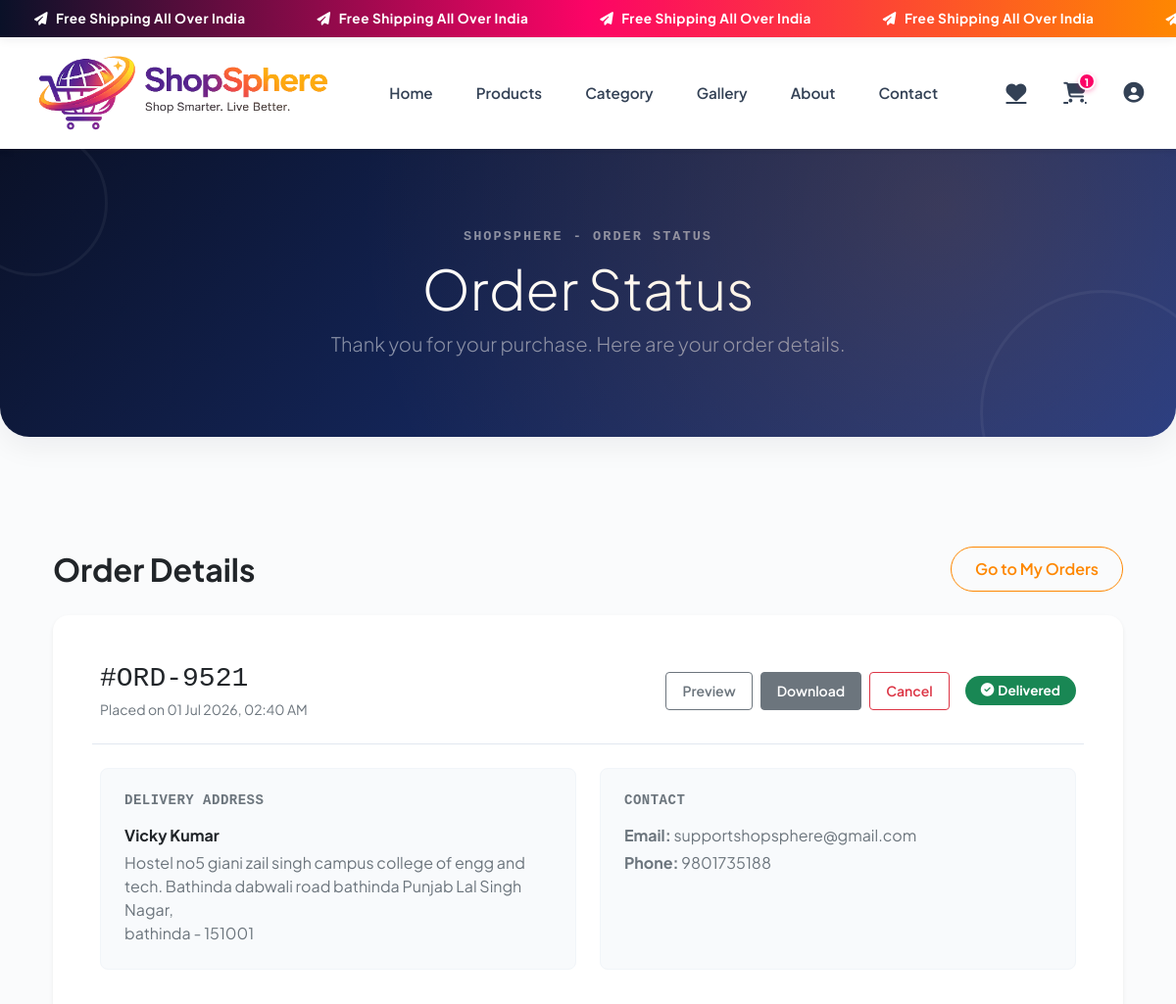
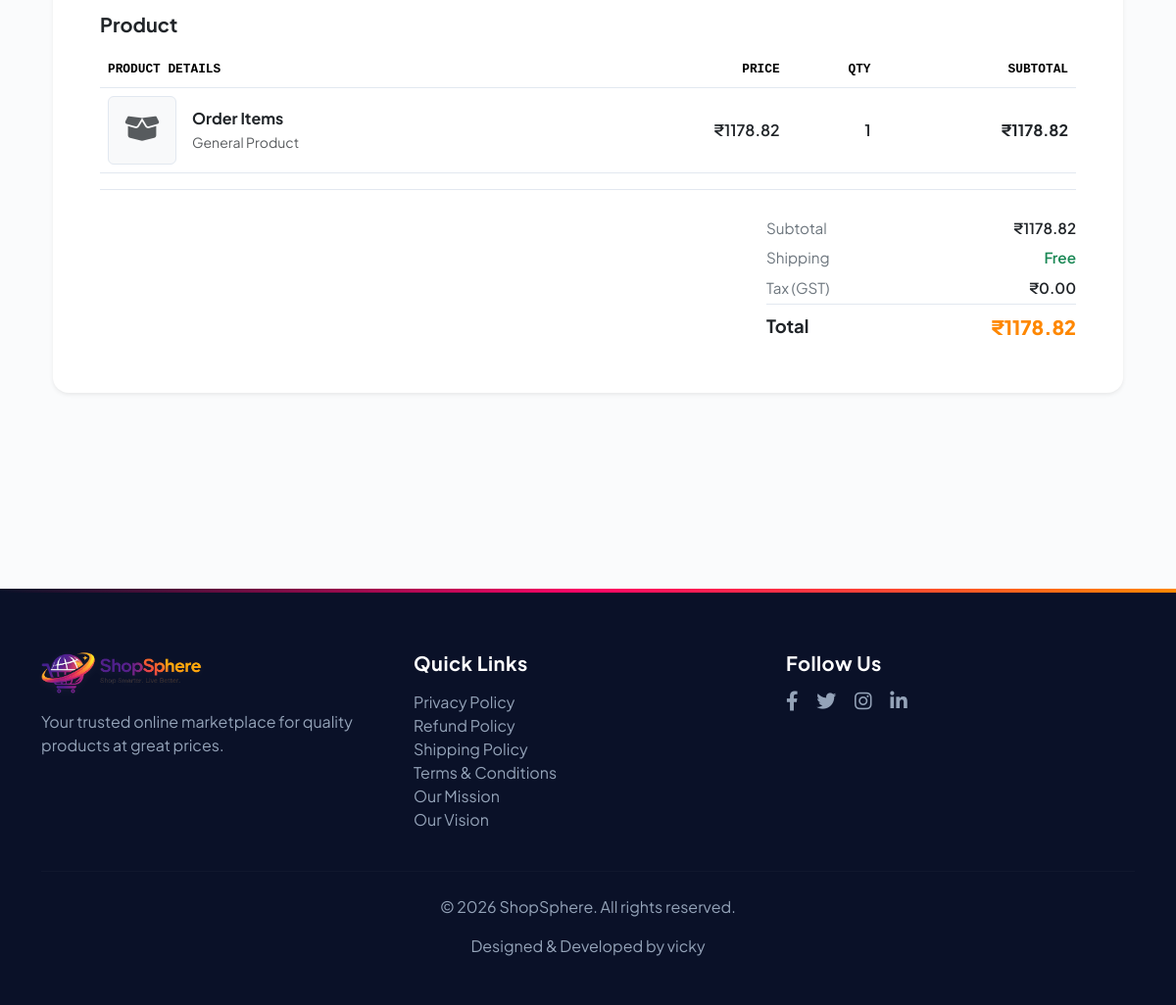
Screenshot of /orders/ORD-9521/ (signed in) with the database file from the repository (2 pictures, top to bottom).
### shopsphere/models.py (models this page shows, shortened)
class Announcement(models.Model):
    text = models.CharField(max_length=255, help_text="Announcement text (e.g. Free Shipping All Over India)")
    link = models.URLField(blank=True, null=True, help_text="Optional link when the bar is clicked")
    is_active = models.BooleanField(default=True, db_index=True, help_text="Designate if this announcement is displayed")
    created_at = models.DateTimeField(auto_now_add=True)
    class Meta:
        ordering = ('-created_at',)

class Order(models.Model):
    PAYMENT_METHODS = (
        ('COD', 'Cash On Delivery'),
        ('ONLINE', 'Online Payment'),
    )
    STATUS_CHOICES = (
        ('Pending', 'Pending'),
        ('Paid', 'Paid'),
        ('Cancelled', 'Cancelled'),
        ('Delivered', 'Delivered'),
    )
    user = models.ForeignKey(CustomUser, on_delete=models.CASCADE, null=True, blank=True)
    order_id = models.CharField(max_length=100, unique=True)
    payment_id = models.CharField(max_length=100, blank=True, null=True)
    full_name = models.CharField(max_length=255)
    email = models.EmailField()
    phone = models.CharField(max_length=15)
    address = models.TextField()
    city = models.CharField(max_length=100)
    pincode = models.CharField(max_length=10)
    amount = models.DecimalField(max_digits=10, decimal_places=2)
    product = models.TextField(default="Order Items")
    payment_method = models.CharField(max_length=20, choices=PAYMENT_METHODS)
    status = models.CharField(max_length=20, choices=STATUS_CHOICES, default='Pending')
    created_at = models.DateTimeField(auto_now_add=True)

### shopsphere/views.py (the view)
# urls.py: path('orders/<str:order_id>/', order_detail, name='order_detail'),
def order_detail(request, order_id):
    if not request.user.is_authenticated:
        messages.warning(request, 'Please log in to view the order.')
        return redirect('login')
    order = get_object_or_404(Order, order_id=order_id, user=request.user)
    matching_product = Product.objects.filter(name__icontains=order.product).first()
    return render(request, 'order_detail.html', {
        'order': order,
        'product_obj': matching_product
    })

### shopsphere/context_processors.py (called while the page is built)
def announcements(request):
    active_announcement = Announcement.objects.filter(is_active=True).first()
    return {
        'active_announcement': active_announcement
    }

### templates/order_detail.html (shortened to what this page needs)
{% extends 'base.html' %}
{% load static %}
{% block page_header_banner %}
<div class="container-fluid page-header-section text-center position-relative overflow-hidden"
     style="background: linear-gradient(135deg, #0a1128 0%, #1e3a8a 100%); padding: 80px 0; border-radius: 0 0 30px 30px;">
    <div class="position-absolute rounded-circle" style="width: 150px; height: 150px; border: 3px solid rgba(255,255,255,0.05); top: -20px; left: -40px;"></div>
    <div class="position-absolute rounded-circle" style="width: 250px; height: 250px; border: 3px solid rgba(255,255,255,0.05); bottom: -100px; right: -50px;"></div>
    <div class="container">
        <p class="text-uppercase font-monospace fw-bold mb-2 text-white-50" style="letter-spacing: 2px; font-size: 0.85rem;">SHOPSPHERE - ORDER STATUS</p>
        <h1 class="display-4 fw-extrabold text-white mb-2">Order Status</h1>
        <p class="lead text-white-50 mb-0">Thank you for your purchase. Here are your order details.</p>
    </div>
</div>
{% endblock %}
{% block content %}
<div class="container py-5">
    <div class="d-flex justify-content-between align-items-center mb-4">
        <h2 class="fw-bold text-dark mb-0">Order Details</h2>
        <a href="{% url 'orders' %}" class="btn btn-outline-primary rounded-pill px-4" style="border-color: #fe8701 !important; color: #fe8701 !important; font-weight: 600;">
            Go to My Orders
        </a>
    </div>
    <div class="card border-0 shadow-sm p-4 p-md-5 mb-5" style="border-radius: 16px;">
        <div class="row align-items-center g-3 border-bottom pb-4 mb-4">
            <div class="col-md-6">
                <h3 class="fw-extrabold text-dark mb-1 font-monospace">#{{ order.order_id }}</h3>
                <p class="text-secondary small mb-0">Placed on {{ order.created_at|date:"d M Y, h:i A" }}</p>
            </div>
            <div class="col-md-6 d-flex flex-wrap gap-2 justify-content-md-end align-items-center">
                <button class="btn btn-outline-secondary btn-sm px-3 py-2 preview-invoice-btn" data-order-id="{{ order.order_id }}" style="font-weight: 600;">
                    Preview
                </button>
                <a href="{% url 'download_invoice' order.order_id %}" class="btn btn-secondary btn-sm px-3 py-2 text-white" download style="font-weight: 600;">
                    Download
                </a>
                <button class="btn btn-outline-danger btn-sm px-3 py-2 cancel-order-btn" data-order-id="{{ order.order_id }}" style="font-weight: 600;">
                    Cancel
                </button>
                <span class="badge bg-success py-2 px-3 rounded-pill text-white d-flex align-items-center gap-1 ms-md-2" style="font-size: 0.85rem;">
                    <i class="fas fa-check-circle"></i> {{ order.status }}
                </span>
            </div>
        </div>
        <div class="row g-4 mb-5">
            <div class="col-md-6">
                <div class="p-4 rounded-3 h-100" style="background-color: #f8fafc; border: 1px solid #f1f5f9;">
                    <h6 class="text-secondary text-uppercase fw-bold font-monospace small mb-3" style="letter-spacing: 0.5px;">Delivery Address</h6>
                    <p class="fw-bold text-dark mb-1">{{ order.full_name }}</p>
                    <p class="text-secondary mb-0">{{ order.address }}</p>
                    <p class="text-secondary mb-0">{{ order.city }} - {{ order.pincode }}</p>
                </div>
            </div>
            <div class="col-md-6">
                <div class="p-4 rounded-3 h-100" style="background-color: #f8fafc; border: 1px solid #f1f5f9;">
                    <h6 class="text-secondary text-uppercase fw-bold font-monospace small mb-3" style="letter-spacing: 0.5px;">Contact</h6>
                    <p class="text-secondary mb-1"><strong>Email:</strong> {{ order.email }}</p>
                    <p class="text-secondary mb-0"><strong>Phone:</strong> {{ order.phone }}</p>
                </div>
            </div>
        </div>
        <h5 class="fw-bold text-dark mb-3">Product</h5>
        <div class="table-responsive border-bottom mb-4">
            <table class="table align-middle">
                <thead>
                    <tr class="text-secondary font-monospace text-uppercase small" style="font-size: 0.8rem;">
                        <th>Product Details</th>
                        <th style="text-align: right;">Price</th>
                        <th style="text-align: right;">Qty</th>
                        <th style="text-align: right;">Subtotal</th>
                    </tr>
                </thead>
                <tbody>
                    <tr>
                        <td>
                            <div class="d-flex align-items-center gap-3">
                                <div class="bg-light rounded d-flex align-items-center justify-content-center"
                                     style="width: 70px; height: 70px; overflow: hidden; border: 1px solid #e2e8f0;">
                                    {% if product_obj.image %}
                                        <img src="{{ product_obj.image.url }}" alt="{{ order.product }}" style="max-height: 100%; max-width: 100%; object-fit: contain;">
                                    {% else %}
                                        <i class="fas fa-box-open text-muted" style="font-size: 1.8rem;"></i>
                                    {% endif %}
                                </div>
                                <div>
                                    <div class="fw-bold text-dark mb-0">{{ order.product }}</div>
                                    <small class="text-muted">{{ product_obj.category.name|default:"General Product" }}</small>
                                </div>
                            </div>
                        </td>
                        <td style="text-align: right; font-weight: 600;" class="text-dark">₹{{ order.amount }}</td>
                        <td style="text-align: right; font-weight: 600;" class="text-dark">1</td>
                        <td style="text-align: right; font-weight: 700;" class="text-dark">₹{{ order.amount }}</td>
                    </tr>
                </tbody>
            </table>
        </div>
        <div class="row justify-content-end">
            <div class="col-md-5 col-lg-4">
                <table class="table table-sm table-borderless mb-0" style="font-size: 0.95rem;">
                    <tr>
                        <td class="text-secondary ps-0">Subtotal</td>
                        <td style="text-align: right; font-weight: 600;" class="text-dark pe-0">₹{{ order.amount }}</td>
                    </tr>
                    <tr>
                        <td class="text-secondary ps-0">Shipping</td>
                        <td style="text-align: right; font-weight: 600;" class="text-success pe-0">Free</td>
                    </tr>
                    <tr>
                        <td class="text-secondary ps-0">Tax (GST)</td>
                        <td style="text-align: right; font-weight: 600;" class="text-dark pe-0">₹0.00</td>
                    </tr>
                    <tr class="border-top">
                        <td class="fw-bold text-dark ps-0 pt-2" style="font-size: 1.15rem;">Total</td>
                        <td style="text-align: right; font-weight: 800; color: #fe8701; font-size: 1.25rem;" class="pt-2 pe-0">
                            ₹{{ order.amount }}
                        </td>
                    </tr>
                </table>
            </div>
        </div>
    </div>
</div>
{% endblock %}

### templates/base.html (shortened to what this page needs)
{% load static %}
<!DOCTYPE html>
<html lang="en">
<head>
    <link href="https://cdn.jsdelivr.net/npm/bootstrap@5.3.3/dist/css/bootstrap.min.css" rel="stylesheet"
>
    <link rel="stylesheet" href="https://cdnjs.cloudflare.com/ajax/libs/font-awesome/6.4.0/css/all.min.css"
 />
</head>
<body>
    <div class="sticky-top shadow-sm" style="z-index: 1030;">
        {% if active_announcement %}
        <div class="announcement-bar">
            <div class="announcement-track">
                <span><i class="fas fa-paper-plane me-2"></i>{{ active_announcement.text }}</span>
                <span><i class="fas fa-paper-plane me-2"></i>{{ active_announcement.text }}</span>
                <span><i class="fas fa-paper-plane me-2"></i>{{ active_announcement.text }}</span>
                <span><i class="fas fa-paper-plane me-2"></i>{{ active_announcement.text }}</span>
                <span><i class="fas fa-paper-plane me-2"></i>{{ active_announcement.text }}</span>
            </div>
        </div>
        {% endif %}
        <nav class="navbar navbar-expand-lg navbar-light bg-light">
            <div class="container-fluid px-4">
                <div class="d-flex w-100 align-items-center">
                    <a class="navbar-brand me-auto" href="{% url 'home' %}">
                        <img src="{% static 'images/logo.png1.png' %}?v=2" alt="ShopSphere Logo">
                    </a>
                    <div class="collapse navbar-collapse flex-grow-0 mx-auto" id="navbarNav">
                        <ul class="navbar-nav text-center">
                            <li class="nav-item">
                                <a class="nav-link" href="{% url 'home' %}">Home</a>
                            </li>
                            <li class="nav-item">
                                <a class="nav-link" href="{% url 'product' %}">Products</a>
                            </li>
                            <li class="nav-item">
                                <a class="nav-link" href="{% url 'category' %}">Category</a>
                            </li>
                            <li class="nav-item">
                                <a class="nav-link" href="{% url 'gallery' %}">Gallery</a>
                            </li>
                            <li class="nav-item">
                                <a class="nav-link" href="{% url 'about_us' %}">About</a>
                            </li>
                            <li class="nav-item">
                                <a class="nav-link" href="{% url 'contact' %}">Contact</a>
                            </li>
                        </ul>
                    </div>
                    <div class="navbar-icons ms-auto">
                        <a href="{% url 'wishlist' %}" class="icon-btn" title="Wishlist">
                            <i class="fas fa-heart"></i>
                        </a>
                        <a href="{% url 'cart' %}" class="icon-btn" title="Shopping Cart">
                            <i class="fas fa-shopping-cart"></i>
                            <span class="badge-count" id="cart-count" style="display: none;">0</span>
                        </a>
                        {% if user.is_authenticated %}
                        <div class="dropdown profile-dropdown-container">
                            <button class="icon-btn" type="button" id="profileDropdown" data-bs-toggle="dropdown"
                                aria-expanded="false" title="Profile Menu"
                                style="background: none; border: none; outline: none;">
                                <i class="fas fa-user-circle"></i>
                            </button>
                        </div>
                        {% endif %}
                    </div>
                </div>
            </div>
        </nav>
    </div>
    {% block page_header_banner %}{% endblock %}
    <main class="py-4">
        <div class="container">
            {% block content %}{% endblock %}
        </div>
    </main>
    <footer>
        <div class="container">
            <div class="row">
                <div class="col-md-4 mb-3 mb-md-0">
                    <div class="mb-3">
                        <a href="{% url 'home' %}" class="d-inline-block">
                            <img src="{% static 'images/logo.png1.png' %}?v=2" alt="ShopSphere Logo"
                                class="footer-logo">
                        </a>
                    </div>
                    <p class="text-muted">Your trusted online marketplace for quality products at great prices.</p>
                </div>
                <div class="col-md-4 mb-3 mb-md-0">
                    <h5 class="mb-3">Quick Links</h5>
                    <ul class="list-unstyled">
                        <li><a href="{% url 'privacy_policy' %}" class="text-muted text-decoration-none">Privacy
                                Policy</a></li>
                        <li><a href="{% url 'refund_policy' %}" class="text-muted text-decoration-none">Refund
                                Policy</a></li>
                        <li><a href="{% url 'shipping_policy' %}" class="text-muted text-decoration-none">Shipping
                                Policy</a></li>
                        <li><a href="{% url 'terms_conditions' %}" class="text-muted text-decoration-none">Terms &
                                Conditions</a></li>
                        <li><a href="{% url 'our_mission' %}" class="text-muted text-decoration-none">Our Mission</a>
                        </li>
                        <li><a href="{% url 'our_vision' %}" class="text-muted text-decoration-none">Our Vision</a></li>
                    </ul>
                </div>
                <div class="col-md-4">
                    <h5 class="mb-3">Follow Us</h5>
                    <div>
                        <a href="#" class="text-muted me-3"><i class="fab fa-facebook-f"></i></a>
                        <a href="#" class="text-muted me-3"><i class="fab fa-twitter"></i></a>
                        <a href="#" class="text-muted me-3"><i class="fab fa-instagram"></i></a>
                        <a href="https://www.linkedin.com/feed/" class="text-muted" target="_blank" rel="noopener noreferrer"><i class="fab fa-linkedin-in"></i></a>
                    </div>
                </div>
            </div>
            <hr class="my-4">
            <div class="text-center text-muted">
                <p>&copy; 2026 ShopSphere. All rights reserved.</p>
                <p>Designed & Developed by vicky</p>
            </div>
        </div>
    </footer>
</body>
</html>

### rows the page displays
Announcement: text "Free Shipping All Over India"
Order: order_id "ORD-9521", created_at "01 Jul 2026, 02:40 AM", status "Delivered", full_name "Vicky Kumar", address "Hostel no5 giani zail singh campus college of engg and tech. Bathinda dabwali road bathinda Punjab Lal Singh Nagar,", city "bathinda", pincode "151001", email "supportshopsphere@gmail.com", phone "9801735188", product "Order Items", amount "1178.82"

### other values shown
{{ product_obj.category.name|default:"General Product" }} "General Product"
